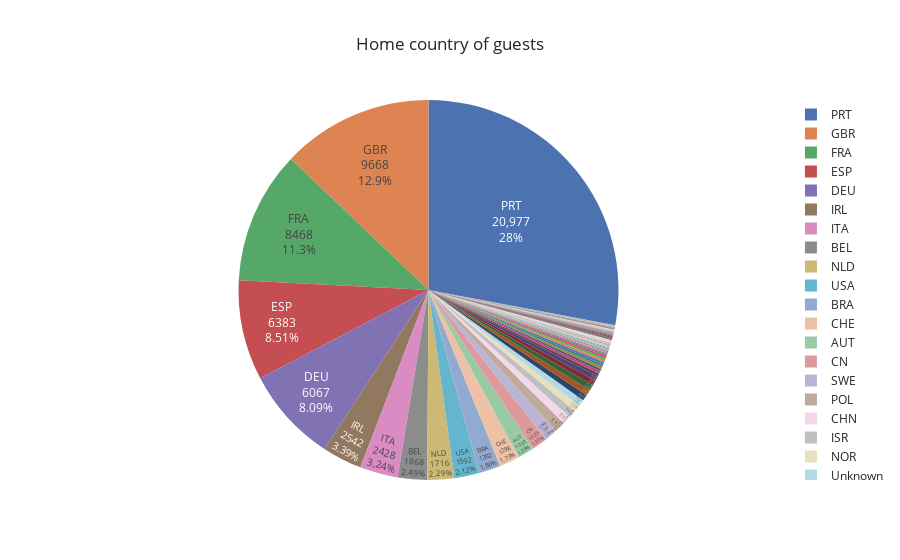

This figure's notebook cell:
### Markdown cell above
### Where do the guests come from?

### Code cell
# number of guests by country
country_data = pd.DataFrame(full_data_cln.loc[full_data_cln["is_canceled"] == 0]["country"].value_counts())
country_data.rename(columns={"country": "Number of Guests"}, inplace=True)
total_guests = country_data["Number of Guests"].sum()
country_data["Guests in %"] = round(country_data["Number of Guests"] / total_guests * 100, 2)
country_data["country"] = country_data.index

# plot
fig = px.pie(country_data,
             values="Number of Guests",
             names="country",
             title="Home country of guests",
             template="seaborn")
fig.update_traces(textposition="inside", textinfo="value+percent+label")
fig.show()

### Figure 1 — Plotly figure (JSON) as saved in the notebook; plotly's stock layout.template omitted (floating-point values rounded to 4 significant figures; data arrays with more than 128 entries replaced by an {"elided": "..."} marker saying what was removed)
{"data": [{"domain": {"x": [0, 1], "y": [0, 1]}, "hovertemplate": "country=%{label}<br>Number of Guests=%{value}<extra></extra>", "labels": {"elided": "166 str values"}, "legendgroup": "", "name": "", "showlegend": true, "textinfo": "value+percent+label", "textposition": "inside", "type": "pie", "values": {"elided": "166 int values"}}], "layout": {"legend": {"tracegroupgap": 0}, "title": {"text": "Home country of guests"}}}
